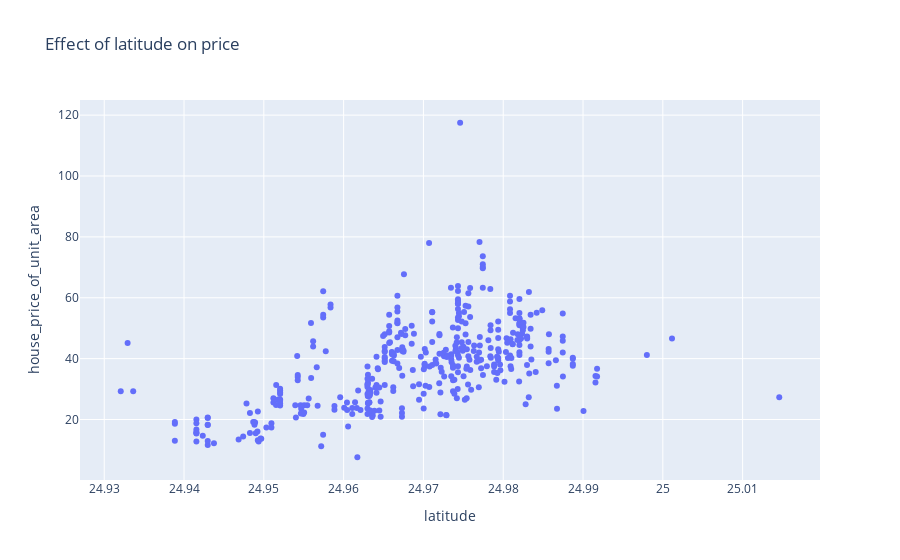

Notebook cell for this chart:
### Markdown cell above
#### 4. Effect of latitude on price

### Code cell
px.scatter(house_df, x = 'latitude', y = 'house_price_of_unit_area', title = 'Effect of latitude on price')

### Figure 1 — Plotly figure (JSON) as saved in the notebook; plotly's stock layout.template omitted (floating-point values rounded to 4 significant figures; data arrays with more than 128 entries replaced by an {"elided": "..."} marker saying what was removed)
{"data": [{"hovertemplate": "latitude=%{x}<br>house_price_of_unit_area=%{y}<extra></extra>", "legendgroup": "", "marker": {"color": "#636efa", "symbol": "circle"}, "mode": "markers", "name": "", "orientation": "v", "showlegend": false, "type": "scatter", "x": {"elided": "414 float values"}, "xaxis": "x", "y": {"elided": "414 float values"}, "yaxis": "y"}], "layout": {"legend": {"tracegroupgap": 0}, "title": {"text": "Effect of latitude on price"}, "xaxis": {"anchor": "y", "domain": [0, 1], "title": {"text": "latitude"}}, "yaxis": {"anchor": "x", "domain": [0, 1], "title": {"text": "house_price_of_unit_area"}}}}
